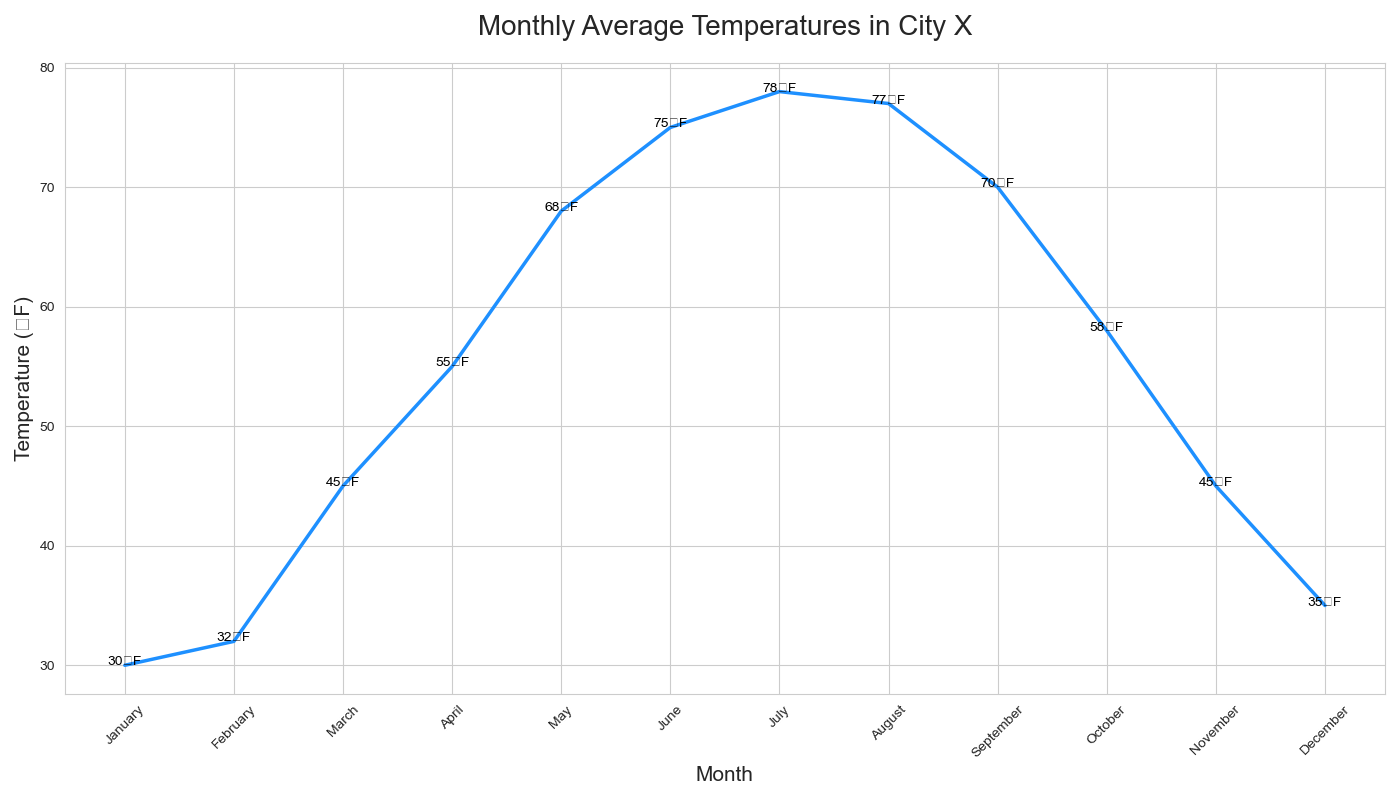

This figure's Python source:

import seaborn as sns
import pandas as pd
import matplotlib.pyplot as plt

# Data
data = {
    'Month': ['January', 'February', 'March', 'April', 'May', 'June', 
              'July', 'August', 'September', 'October', 'November', 'December'],
    'Temperature': [30, 32, 45, 55, 68, 75, 78, 77, 70, 58, 45, 35]
}

# Create DataFrame
df = pd.DataFrame(data)

# Create line plot
plt.figure(figsize=(14, 8))  # Width and height modifications
sns.lineplot(x='Month', y='Temperature', data=df, 
             color='#1E90FF', linewidth=2.5)  # Custom color

# Annotations
for x, y in zip(df['Month'], df['Temperature']):
    plt.text(x, y, f"{y}°F", color='black', fontsize=10, ha='center')

# Customize the Axes and Title
plt.title('Monthly Average Temperatures in City X', fontsize=20, pad=20)
plt.xlabel('Month', fontsize=15)
plt.ylabel('Temperature (°F)', fontsize=15)
plt.xticks(rotation=45)
plt.grid(True)

# Show plot
plt.tight_layout()
plt.show()
